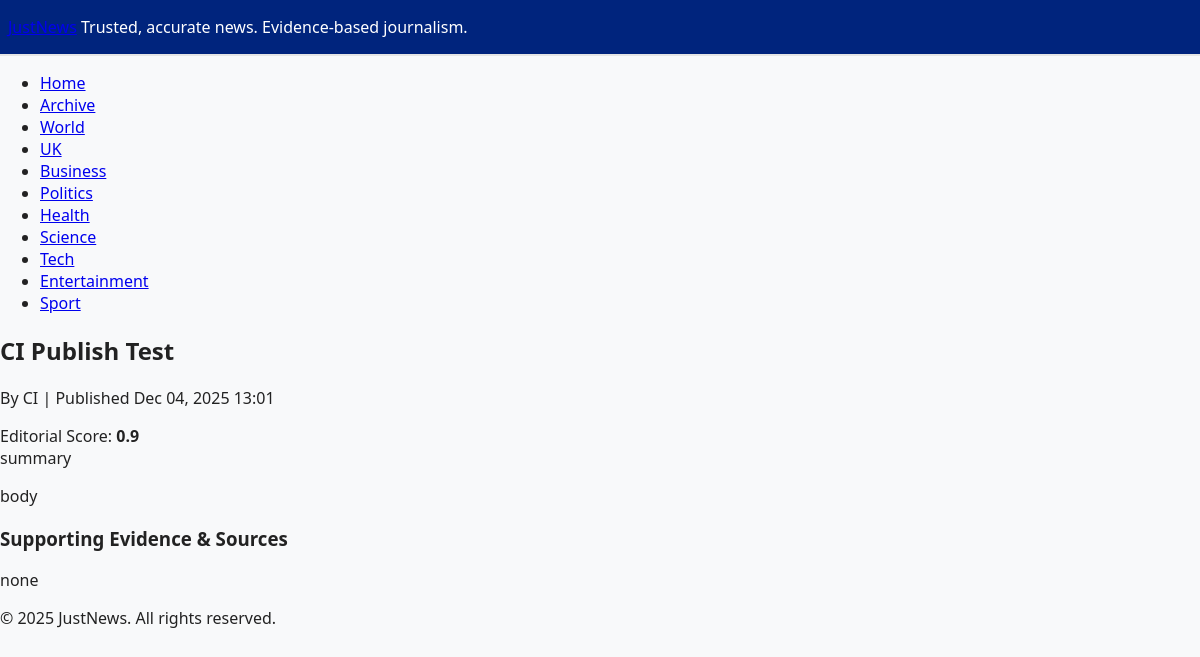
Screenshot of /article/ci-publish-test/ with the database file from the repository.
### news/models.py (models this page shows, shortened)
class Article(models.Model):
    title = models.CharField(max_length=200)
    slug = models.SlugField(unique=True)
    summary = models.TextField()
    body = models.TextField()
    published_at = models.DateTimeField(auto_now_add=True)
    updated_at = models.DateTimeField(auto_now=True)
    author = models.CharField(max_length=100)
    score = models.FloatField(help_text="Editorial score (accuracy, trust)")
    evidence = models.TextField(help_text="Supporting evidence, sources, fact-checks")
    is_featured = models.BooleanField(default=False)
    CATEGORY_CHOICES = [
        ("world", "World"),
        ("uk", "UK"),
        ("business", "Business"),
        ("politics", "Politics"),
        ("health", "Health"),
        ("science", "Science"),
        ("technology", "Tech"),
        ("entertainment", "Entertainment"),
        ("sport", "Sport"),
    ]
    category = models.CharField(
        max_length=20, choices=CATEGORY_CHOICES, default="world"
    )
    class Meta:
        ordering = ["-published_at"]

### news/views.py (the view)
# urls.py: path("article/<slug:slug>/", views.article_detail, name="article_detail"),
def article_detail(request, slug):
    article = get_object_or_404(Article, slug=slug)
    return render(
        request,
        "news/article_detail.html",
        {
            "article": article,
        },
    )

### news/templates/news/article_detail.html (shortened to what this page needs)
{% extends "news/base.html" %}
{% block content %}
<article class="news-article">
    <h2>{{ article.title }}</h2>
    <p class="meta">By {{ article.author }} | Published {{ article.published_at|date:"M d, Y H:i" }}</p>
    <div class="score">Editorial Score: <strong>{{ article.score }}</strong></div>
    <div class="summary">{{ article.summary }}</div>
    <div class="body">{{ article.body|linebreaks }}</div>
    <section class="evidence">
        <h3>Supporting Evidence & Sources</h3>
        <div>{{ article.evidence|linebreaks }}</div>
    </section>
</article>
{% endblock %}

### static/css/style.css (style rules this page uses)
body { font-family: "Segoe UI", "Arial", sans-serif; background: #f8f9fa; color: #222; margin: 0; padding: 0; }

### rows the page displays
Article: title "CI Publish Test", author "CI", published_at "Dec 04, 2025 13:01", score "0.9", summary "summary", body "body", evidence "none"
